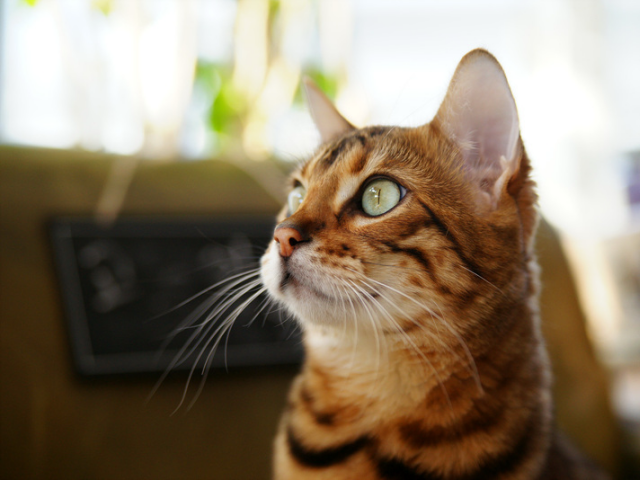
#> input picture computer_vision/Ch_1_Opencv_Intro/Ch_1_Opencv_Intro/fig/cat.bmp, 640 x 480 px; the run also reads 1 picture not shown here
$ jupyter execute --allow-errors ch_1_review_2.ipynb
#> lines starting #> are read from the running program, lines starting #| are printed output that depends on the picture
[cell 1]
import numpy as np
import matplotlib.pyplot as plt
import sys
import os
import cv2

img = cv2.imread('./fig/cat.bmp', 1)
#> img is the input picture: shape (480, 640, 3); mean B, G, R 104.5, 125.6, 140.8

if img is None:
    sys.exit()

cv2.namedWindow('image', cv2.WINDOW_NORMAL)
cv2.imshow('image', img)

while 1:
    if cv2.waitKey() == 27:
#> (key Esc is pressed here)
        break

cv2.destroyAllWindows()

[cell 2]
import numpy as np
import matplotlib.pyplot as plt
import sys
import os
import cv2

imgBGR = cv2.imread('./fig/cat.bmp', 1)
imgRGB = cv2.cvtColor(imgBGR, cv2.COLOR_BGR2RGB)

plt.subplot(121), plt.imshow(imgBGR)
plt.subplot(122), plt.imshow(imgRGB)

if img is None:
    sys.exit()

cv2.namedWindow('image', cv2.WINDOW_NORMAL)
cv2.imshow('image', img)

while 1:
    if cv2.waitKey() == 27:
#> (key Esc is pressed here)
        break

cv2.destroyAllWindows()
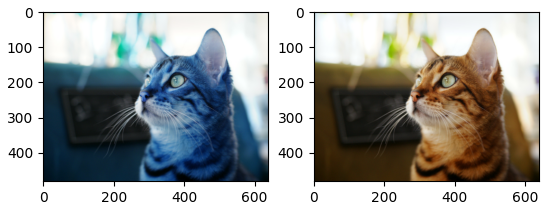
#> figure drawn by matplotlib, 2 panels; B, G, R data is drawn as R, G, B

[cell 3]
import numpy as np
import matplotlib.pyplot as plt
import sys
import os
import cv2

#> (the rest of this cell did not finish here and is left out)

[cell 4]
import numpy as np
import matplotlib.pyplot as plt
import sys
import os
import cv2

src = cv2.imread('/Users/HPE/Documents/computer_vision/Ch_2_Opencv_basic/Ch_2_Opencv_basic/fig/cow.png')
dst = cv2.imread('/Users/HPE/Documents/computer_vision/Ch_2_Opencv_basic/Ch_2_Opencv_basic/fig/green.png')

#> (the rest of this cell did not finish here and is left out)

[cell 5]
import numpy as np
import matplotlib.pyplot as plt
import sys
import os
import cv2

src = cv2.imread('/Users/HPE/Documents/computer_vision/Ch_2_Opencv_basic/Ch_2_Opencv_basic/fig/puppy.bmp')
sunglass = cv2.imread('/Users/HPE/Documents/computer_vision/Ch_2_Opencv_basic/Ch_2_Opencv_basic/fig/imgbin_sunglasses_1.png', cv2.IMREAD_UNCHANGED)

sunglass = cv2.resize(sunglass, (300, 150))
#> sunglass: shape (150, 300, 4)

mask = sunglass[: ,:, -1]
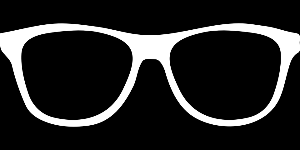
#> mask: shape (150, 300); min 0, max 255, mean 37.9
glass = sunglass[: ,:, :-1]
#> glass: shape (150, 300, 3); every value is 0

h, w = mask.shape[:2]
#> h = 150; w = 300
#> (the rest of this cell did not finish here and is left out)
